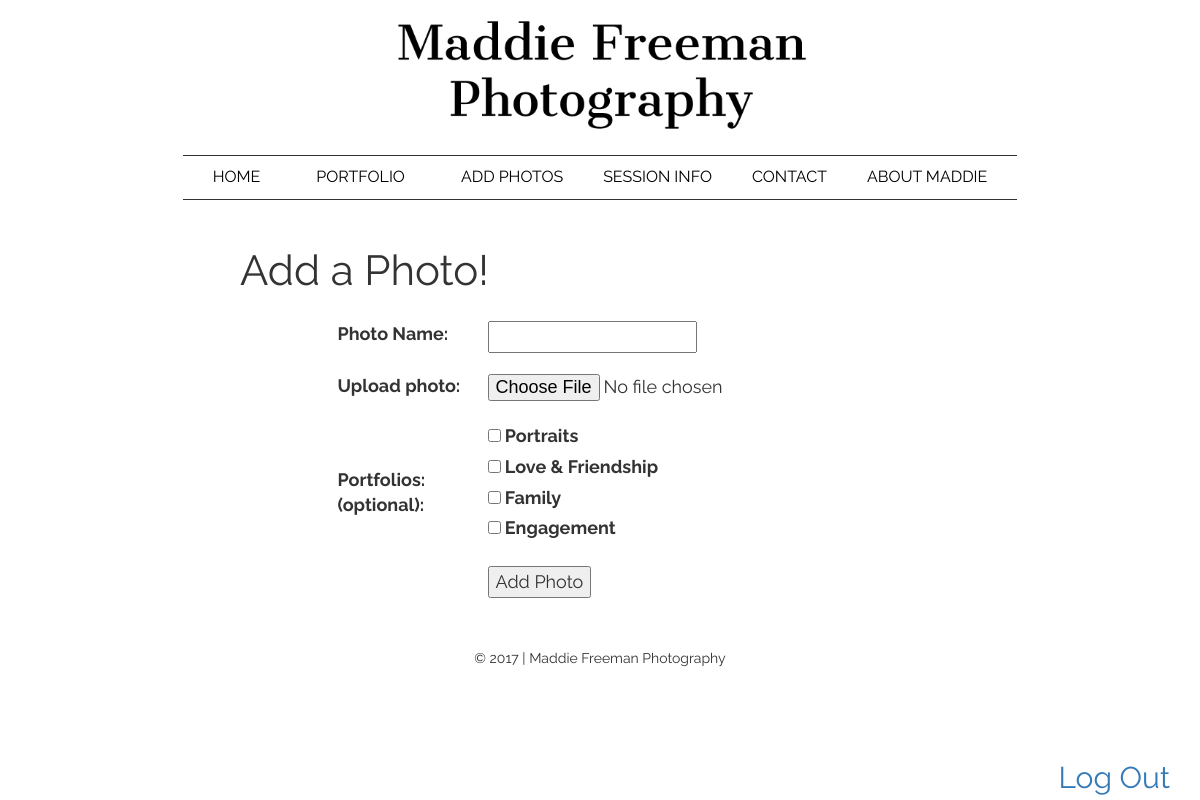
The page /add.php (signed in) on the database its author committed.
### tables this page shows
CREATE TABLE `Portfolios` (
  `portfolioID` int(11) NOT NULL,
  `portfolio_title` varchar(255) NOT NULL,
  `description` varchar(255) DEFAULT NULL
);

### includes/functions.php (called while the page is built, shortened)
<?php
function execute_sql_query($sql) {
    $mysqli = new mysqli(DB_HOST, DB_USER, DB_PASSWORD, DB_NAME);
    $result = $mysqli->query($sql);
    return $result;
}
?>

### includes/add-photo-admin-only.php (the view, shortened to what this page needs)
    <p class="page-title">Add a Photo!</p>
    <form method="post" enctype="multipart/form-data">
        <table id='photo_add_table' class="center">
            <tr>
                <td>
                    <label for="new_photo_text">Photo Name: </label>
                </td>
                <td>
                    <input type="text" id="new_photo_text" name="new_photo_title" required />
                </td>
            </tr>
            <tr>
                <td>
                    <label id="padded_label" for="new_photo_upload">Upload photo: </label>
                </td>
                <td>
                    <input id="new_photo_upload" type="file" name="newphoto" />
                </td>
            </tr>
            <tr>
                <td>
                    <label class="padded_label">
                        Portfolios: <br> (optional):
                    </label>
                </td>
                <td>
                    <?php
                    $portfolios_sql = 'SELECT portfolioID, portfolio_title FROM Portfolios ;';
                    $result = execute_sql_query($portfolios_sql);
                    while ($row = $result->fetch_assoc()) {
                        $port_id = $row['portfolioID'];
                        $port_title = $row['portfolio_title'];
                        print
                            "<label>
                                <input type='checkbox' name='checkbox[]' value='$port_id'/>
                                $port_title
                            </label><br>";
                    }
                    ?>
</td>
</tr>
<tr>
    <td></td>
    <td>
        <input type='submit' name='add_photo' value='Add Photo'>
    </td>
</tr>
</table>
</form>

### styles/style.css (style rules this page uses)
* { font-family: 'Raleway', sans-serif; }
.center { width: fit-content; margin: 0 auto; }
.page-title { font-family: 'Raleway', sans-serif; width: 27%; margin-left: 20%; font-size: 3em; }
.padded_label { display: block; padding-top: 20px; }
#photo_add_table td { font-size: 18px; width: 150px; padding: 10px 5px; }

### styles/navbar.css (style rules this page uses)
* { box-sizing: border-box; }

### styles/lightbox.css (style rules this page uses)
body:after { content: url(../images/close.png) url(../images/loading.gif) url(../images/prev.png) url(../images/next.png); display: none; }

### rows shown on the page
portfolios: portfolio_title "Portraits"
portfolios: portfolio_title "Love & Friendship"
portfolios: portfolio_title "Family"
portfolios: portfolio_title "Engagement"

### other values the page prints
$title "HOME"
$title "PORTFOLIO"
$title "ADD PHOTOS"
$title "SESSION INFO"
$title "CONTACT"
$title "ABOUT MADDIE"
